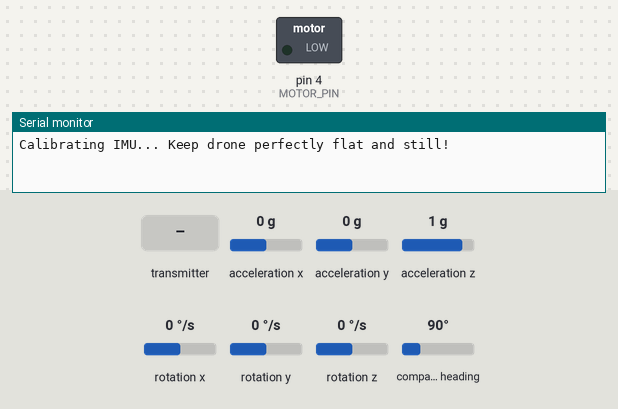
Bench run of a sketch on a simulated Arduino Uno, built with avr-gcc and run on an emulated ATmega328P. Shown: switched loads named in the sketch (green lamp = pin HIGH), the last lines printed to the serial monitor. The inputs (shaded band) are chosen by the test bench; at power-on: acceleration x 0 g, acceleration y 0 g, acceleration z 1 g, rotation x 0 °/s, rotation y 0 °/s, rotation z 0 °/s, compass heading 90°. No radio packets arrive unless stated.

Above: at 4.2 s.
4.3 s: the transmitter starts sending armSwitch = 1
At 5.3 s:
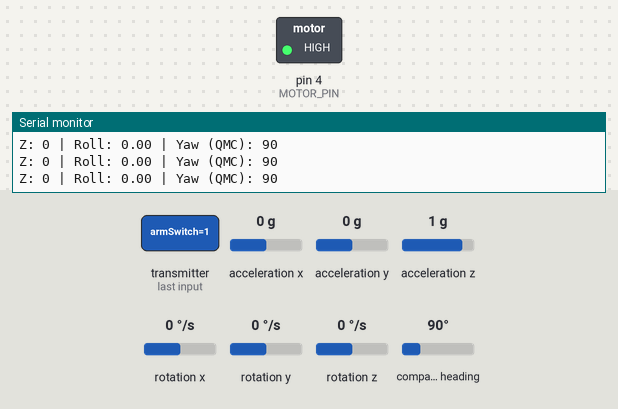
5.8 s: acceleration x set to -0.9 g
7.3 s: acceleration x set to -1.2 g
At 7.6 s:
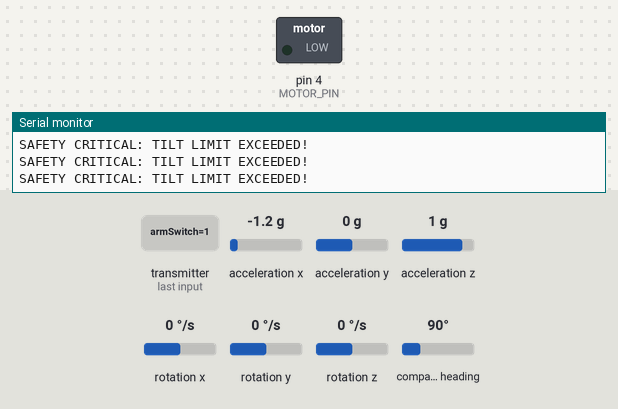
9.2 s: the transmitter starts sending throttle = 0
12.2 s: the transmitter starts sending droneX = 0
15.2 s: the transmitter starts sending droneY = 0
Timing chart, 0 to 18.2 s (numbered marks = the images above; inputs shaded):
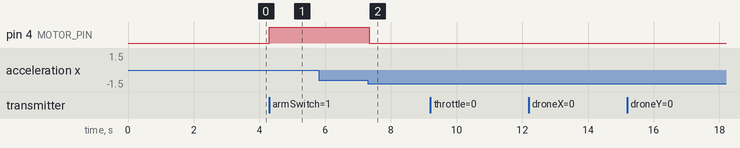

The sketch:

DroneFirmware.ino
```cpp
#include <SPI.h>
#include <nRF24L01.h>
#include <RF24.h>
#include <Wire.h>
#include <MPU6050_tockn.h>
#include <QMC5883LCompass.h>

const int MOTOR_PIN = 4;
const int CE_PIN = 9;
const int CSN_PIN = 10;

RF24 radio(CE_PIN, CSN_PIN);
const byte address[6] = "00001";

MPU6050 mpu6050(Wire);
QMC5883LCompass compass;

struct PacketData {
  byte throttle;
  bool armSwitch;
  int droneX;
  int droneY;
  int droneZ;
};
PacketData radioData;

unsigned long lastSignalTime = 0;
const unsigned long TIMEOUT_MS = 500;
bool isArmed = false;

// --- PID Altitude Parameters ---
float Kp = 1.2;
float Ki = 0.05;
float Kd = 0.4;

float error = 0, lastError = 0, integral = 0, derivative = 0;
unsigned long lastLoopTime = 0;

void setup() {
  Serial.begin(115200);

  pinMode(MOTOR_PIN, OUTPUT);
  analogWrite(MOTOR_PIN, 0);

  Wire.begin();

  // Initialize IMU
  mpu6050.begin();
  Serial.println("Calibrating IMU... Keep drone perfectly flat and still!");
  mpu6050.calcGyroOffsets(true);

  // Initialize QMC5883P Magnetometer
  compass.init();
  // Optional: If your heading numbers feel distorted later,
  // you will need to run the library's calibration sketch and insert your values here:
  // compass.setCalibration(minX, maxX, minY, maxY, minZ, maxZ);

  // Initialize Radio
  if (!radio.begin()) {
    while (1);
  }
  radio.openReadingPipe(0, address);
  radio.setPALevel(RF24_PA_LOW);
  radio.startListening();

  lastLoopTime = millis();
}

void loop() {
  unsigned long currentTime = millis();
  float dt = (currentTime - lastLoopTime) / 1000.0;

  mpu6050.update();

  // Read Magnetometer Heading (0 to 359 degrees)
  compass.read();
  int headingDegrees = compass.getAzimuth();
  if (headingDegrees < 0) {
    headingDegrees += 360; // Standardize to positive degrees
  }

  float currentRoll = mpu6050.getAngleX();
  float currentPitch = mpu6050.getAngleY();

  if (radio.available()) {
    radio.read(&radioData, sizeof(PacketData));
    lastSignalTime = currentTime;

    if (radioData.armSwitch && radioData.throttle < 10 && radioData.droneX != -1) {
      isArmed = true;
    } else if (!radioData.armSwitch || radioData.droneX == -1) {
      isArmed = false;
      integral = 0;
    }

    if (abs(currentRoll) > 45.0 || abs(currentPitch) > 45.0) {
      isArmed = false;
      Serial.println("SAFETY CRITICAL: TILT LIMIT EXCEEDED!");
    }

    if (isArmed && dt > 0) {
      float targetHeight = map(radioData.throttle, 0, 255, 50, 400);
      error = targetHeight - radioData.droneZ;

      integral += error * dt;
      integral = constrain(integral, -50, 50);
      derivative = (error - lastError) / dt;

      float pidOutput = (Kp * error) + (Ki * integral) + (Kd * derivative);
      float hoverThrust = 100;
      int finalMotorPWM = constrain(hoverThrust + pidOutput, 0, 255);

      analogWrite(MOTOR_PIN, finalMotorPWM);

      lastError = error;
      lastLoopTime = currentTime;

      Serial.print("Z: "); Serial.print(radioData.droneZ);
      Serial.print(" | Roll: "); Serial.print(currentRoll);
      Serial.print(" | Yaw (QMC): "); Serial.println(headingDegrees);
    } else {
      analogWrite(MOTOR_PIN, 0);
    }
  }

  if (millis() - lastSignalTime > TIMEOUT_MS) {
    isArmed = false;
    analogWrite(MOTOR_PIN, 0);
  }
}
```

Measured:
- the behaviour switches between -1 and -1.1 g on acceleration x (found by bisection; images 1 and 2)
- after the input at 4.3 s, pin 4 (MOTOR_PIN): LOW → HIGH at once
- after the input at 7.3 s, pin 4 (MOTOR_PIN): HIGH → LOW at once
